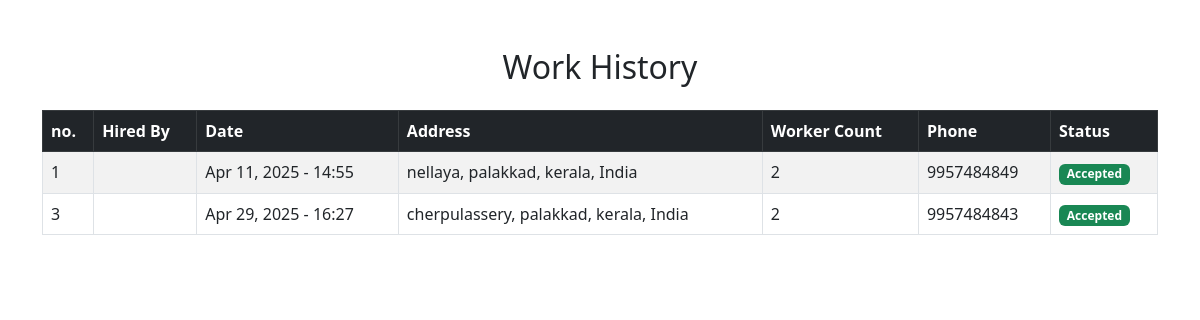
/Work_history/ (signed in), run on the app's committed database.
### app1/models.py (models this page shows, shortened)
class Hire(models.Model):
    worker = models.ForeignKey(Worker, on_delete=models.CASCADE, related_name='hires')
    user = models.ForeignKey(User, on_delete=models.CASCADE, related_name='hires')
    hire_date = models.DateTimeField(default=timezone.now)
    worker_count = models.PositiveIntegerField(default=1)
    address=models.ForeignKey(Address, on_delete=models.CASCADE, related_name='hires')
    status = models.CharField(max_length=20, choices=[
        ('pending', 'Pending'),
        ('accepted', 'Accepted'),
        ('rejected', 'Rejected'),
    ], default='pending')
    phone_number = models.CharField(max_length=10, null=True, blank=True)

class Address(models.Model):
    user = models.ForeignKey(User, on_delete=models.CASCADE, related_name='addresses')
    address_line = models.CharField(max_length=255)
    city = models.CharField(max_length=100)
    state = models.CharField(max_length=100)
    country = models.CharField(max_length=100)
    zip_code = models.CharField(max_length=20)
    is_default = models.BooleanField(default=False)
    def __str__(self):
        return f"{self.address_line}, {self.city}, {self.state}, {self.country}"

### app1/views.py (the view)
# urls.py: path('Work_history/', views.Work_history, name='Work_history'),
def Work_history(request):
    user_id = request.session.get('U_id')
    worker=Worker.objects.get(user=user_id)
    works = Hire.objects.filter(worker=worker).select_related('user')
    return render(request, 'work_history.html', {'works': works})

### templates/Work_history.html (shortened to what this page needs)
{% load static %}
<!DOCTYPE html>
<html lang="en">
<head>
    <link href="https://cdn.jsdelivr.net/npm/bootstrap@5.3.0-alpha1/dist/css/bootstrap.min.css" rel="stylesheet">
</head>
<body>
<div class="container mt-5">
    <h2 class="mb-4 text-center">Work History</h2>
    <table class="table table-bordered table-hover table-striped">
        <thead class="table-dark">
            <tr>
                <th>no.</th>
                <th>Hired By</th>
                <th>Date</th>
                <th>Address</th>
                <th>Worker Count</th>
                <th>Phone</th>
                <th>Status</th>
            </tr>
        </thead>
        <tbody>
            {% with filtered_works=works %}
            {% for work in filtered_works %}
            {% if work.status == 'accepted' or work.status == 'rejected' %}
                <tr>
                    <td>{{ forloop.counter }}</td>
                    <td>{{ work.user.username }}</td>
                    <td>{{ work.hire_date|date:"M d, Y - H:i" }}</td>
                    <td>{{ work.address }}</td>
                    <td>{{ work.worker_count }}</td>
                    <td>{{ work.phone_number }}</td>
                    <td>
                        <span class="badge
                            {% if work.status == 'accepted' %}bg-success
                            {% elif work.status == 'rejected' %}bg-danger
                            {% else %}bg-warning text-dark{% endif %}">
                            {{ work.status|title }}
                        </span>
                    </td>
                </tr>
                {% endif %}
            {% empty %}
                <tr>
                    <td colspan="7" class="text-center">No work history available.</td>
                </tr>
            {% endfor %}
            {% endwith %}
        </tbody>
    </table>
</div>
</body>
</html>

### data on the page
Hire: hire_date "Apr 11, 2025 - 14:55", address "nellaya, palakkad, kerala, India", worker_count "2", phone_number "9957484849", status "Accepted"
Hire: hire_date "Apr 29, 2025 - 16:27", address "cherpulassery, palakkad, kerala, India", worker_count "2", phone_number "9957484843", status "Accepted"
